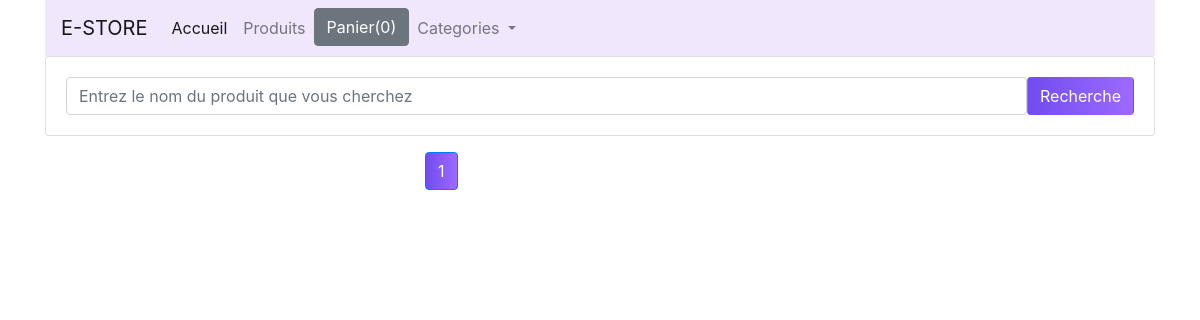
/account/, run on an earlier commit of the app's database.
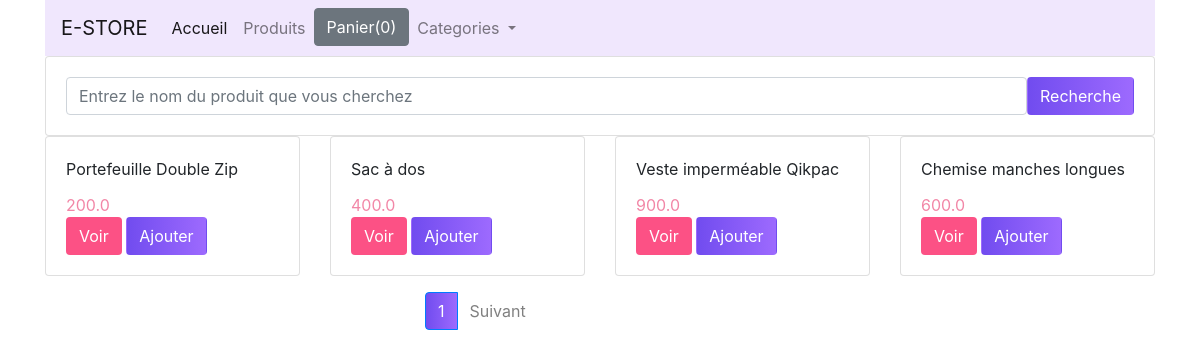
And on a later commit of the database.
### shop/models.py (models this page shows, shortened)
class Product(models.Model):
    title = models.CharField(max_length=200)
    price = models.FloatField()
    description = models.TextField()
    category = ForeignKey(Category, related_name='categorie', on_delete=models.CASCADE)
    image = models.CharField(max_length=5000)
    date_added = models.DateTimeField(auto_now=True)
    class Meta:
        ordering = ['-date_added']

### shop/views.py (the view)
# urls.py: path('', index, name='home'),
def index(request):
    product_object = Product.objects.all()
    item_name = request.GET.get('item-name')
    if item_name !='' and item_name is not None:
     product_object = Product.objects.filter(title__icontains=item_name)
    paginator = Paginator(product_object, 4)
    page = request.GET.get('page')
    product_object = paginator.get_page(page)
    return render(request, 'shop/index.html', {'product_object': product_object})

### shop/templates/shop/index.html (shortened to what this page needs)
{% extends "shop/base.html" %}
{% load static %}
{% block content %}
<head>
    <link rel="stylesheet" href="https://cdnjs.cloudflare.com/ajax/libs/animate.css/4.1.1/animate.min.css" />
    <link rel="stylesheet" href="https://maxcdn.bootstrapcdn.com/bootstrap/4.5.2/css/bootstrap.min.css">
</head>
<body>
    <div class="row">
        <div class="col-md-12">
            <form class="card card-sm">
                <div class="card-body row no-gutters align-items-center">
                    <div class="col">
                        <input type="search" placeholder="Entrez le nom du produit que vous cherchez" name="item-name" class="form-control form-control-borderless">
                    </div>
                    <div class="col-auto">
                        <button type="submit" class="btn btn-recherche">Recherche</button>
                    </div>
                </div>
            </form>
        </div>
    </div>
    <div class="row">
        {% for product in product_object %}
        <div class="col-md-3">
            <div class="card">
                <div class="card-body">
                    <div id="aa{{ product.id }}" class="card-title">{{ product.title }}</div>
                    <div id="price{{ product.id }}" style="color:#f287a7" class="card-text"> {{ product.price }}</div>
                    <a href="{% url 'shop:detail' product.id %}" class="btn btn-marron">Voir</a>
                    <button id="{{ product.id }}" class="btn ted btn-recherche">Ajouter</button>
                </div>
            </div>
        </div>
        {% endfor %}
    </div>
    <div class="row mt-3">
        <div class="col-md-3 offset-md-4">
            <ul class="pagination">
                    <li class="page-item active">
                        <a class="page-link" href="?page={{ product_object.number }}">{{ product_object.number }}</a>
                    </li>
                {% if product_object.has_next %}
                    <li class="page-item">
                        <a class="page-link" href="?page={{ product_object.next_page_number }}">Suivant</a>
                    </li>
                {% endif %}
            </ul>
        </div>
    </div>
{% endblock %}

### shop/templates/shop/base.html (shortened to what this page needs)
<!DOCTYPE html>
<html lang="en">
<head>
  <link rel="stylesheet" href="https://maxcdn.bootstrapcdn.com/bootstrap/4.0.0/css/bootstrap.min.css">
</head>
<body>
  <div class="container">
        <div class="row">
            <div class="col-md-12">
              <nav class="navbar navbar-expand-lg navbar-light navbar-green">
                    <a class="navbar-brand" href="{% url 'home' %}">E-STORE</a>
                    <div class="collapse navbar-collapse" id="navbarNavDropdown">
                      <ul class="navbar-nav">
                        <li class="nav-item active">
                          <a class="nav-link" href="{% url 'home' %}">Accueil <span class="sr-only">(current)</span></a>
                        </li>
                        <li class="nav-item">
                          <a class="nav-link" href="#">Produits</a>
                        </li>
                        <li class="nav-item">
                          <button id="panier" type="button" class="btn btn-secondary" data-html="true" data-container="body" data-toggle="popover" data-placement="bottom" data-content="">
                            Panier(0)
                          </button>
                        </li>
                        <li class="nav-item dropdown">
                          <a class="nav-link dropdown-toggle" href="#" id="navbarDropdownMenuLink" data-toggle="dropdown" aria-haspopup="true" aria-expanded="false">
                            Categories
                          </a>
                        </li>
                      </ul>
                    </div>
                  </nav>
            </div>
        </div>
        {% block content %}{% endblock %}
    </div>
</body>
</html>
<!DOCTYPE html>

### shop/templates/shop/base.html (style rules this page uses)
.navbar-green { background-color: #f0e7fd; }
.navbar-green .navbar-brand { color: white; }
.navbar-green .navbar-nav .nav-link { color: white; }

### shop/templates/shop/index.html (style rules this page uses)
.btn-recherche { background-image: linear-gradient(to right, #714cef, #9d6afe); color: white; }
.btn-marron { background-color: #fc5185; color: white; }
body { background-color: #ffffff; }
.pagination .page-link { color: grey ; border-color: transparent; }
.pagination .page-item.active .page-link { background-image: linear-gradient(to right, #714cef, #9d6afe); }

What changed in the data, as far as the page shows it:
added Product: title "Portefeuille Double Zip", price "200.0"
added Product: title "Sac à dos", price "400.0"
added Product: title "Veste imperméable Qikpac", price "900.0"
added Product: title "Chemise manches longues", price "600.0"
Also different on the page:
text now shown: "Suivant"
